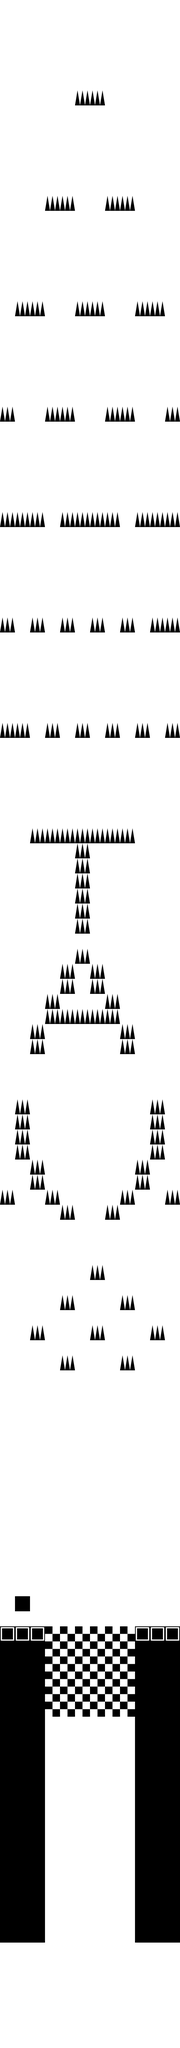

Below is a game level as drawn by its tile map, then a one-line description and the .tmx that defines it (tile-layer data replaced by summaries):
An orthogonal 12x136 tile map with 60x60 px tiles, 2 tile layers (Layer2, Layer3) and 4 objects (born_trigger, gate1, gate2, gate3).

<map version="1.5" tiledversion="1.7.2" orientation="orthogonal" renderorder="right-down" width="12" height="136" tilewidth="60" tileheight="60" infinite="0" nextlayerid="5" nextobjectid="11">
 <tileset firstgid="1" source="graph.tsx" />
 <layer id="1" name="Layer2" width="12" height="136">
  <data>[1632 cells, 1632 non-empty, 5 distinct tile ids]</data>
 </layer>
 <objectgroup id="2" name="Trigger">
  <object id="4" name="born_trigger" x="240" y="6420" width="240" height="60">
   <properties>
    <property name="params" value="{&quot;targetLayers&quot;:  &quot;Layer3&quot;}" />
    <property name="script" value="BornLayerTrigger" />
   </properties>
  </object>
 </objectgroup>
 <layer id="3" name="Layer3" width="12" height="136">
  <data>[1632 cells, 36 non-empty, 1 distinct tile ids]</data>
 </layer>
 <objectgroup id="4" name="Transfer">
  <object id="8" name="gate1" gid="6" x="600" y="8160" width="60" height="60">
   <properties>
    <property name="target_gate" value="gate1" />
    <property name="target_level" value="level2" />
   </properties>
  </object>
  <object id="7" name="gate2" gid="6" x="600" y="6480" width="60" height="60">
   <properties>
    <property name="target_gate" value="gate1" />
    <property name="target_level" value="level40" />
   </properties>
  </object>
  <object id="10" name="gate3" gid="27" x="360" y="60" width="60" height="60">
   <properties>
    <property name="target_gate" value="gate2" />
    <property name="target_level" value="level39" />
   </properties>
  </object>
 </objectgroup>
</map>
